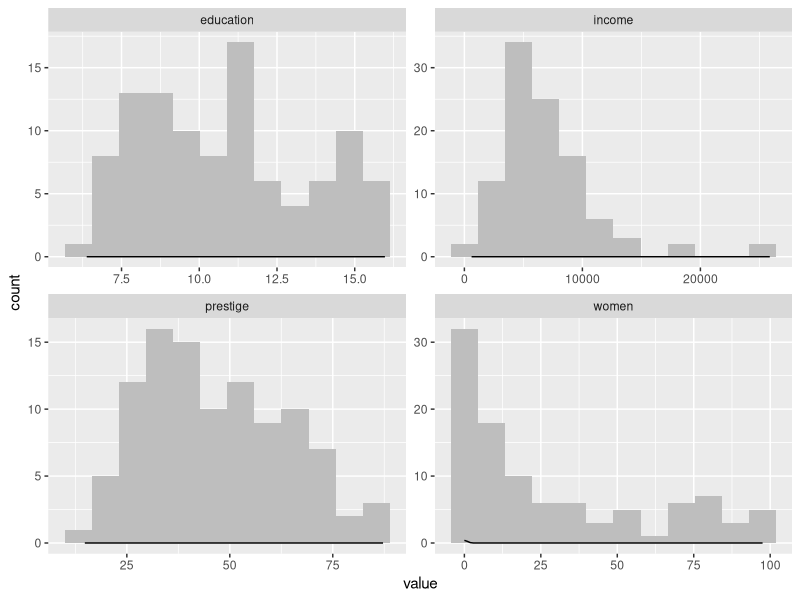
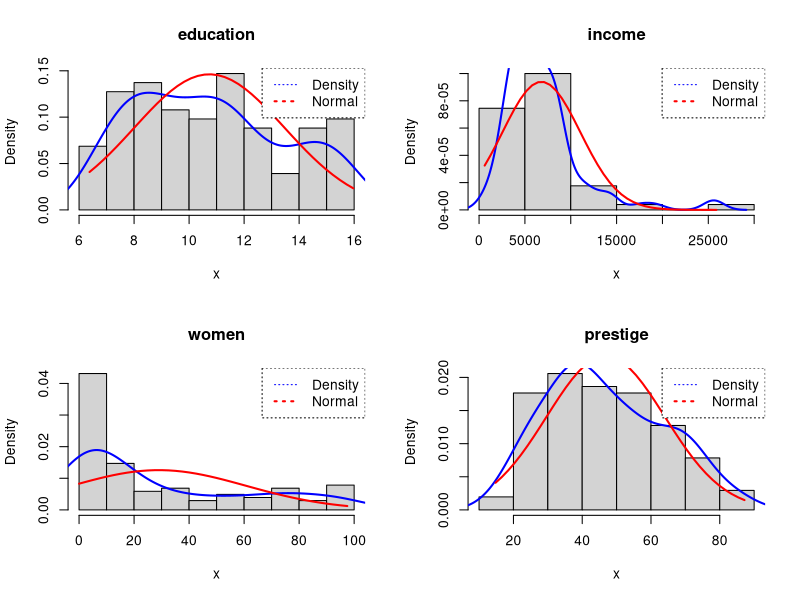
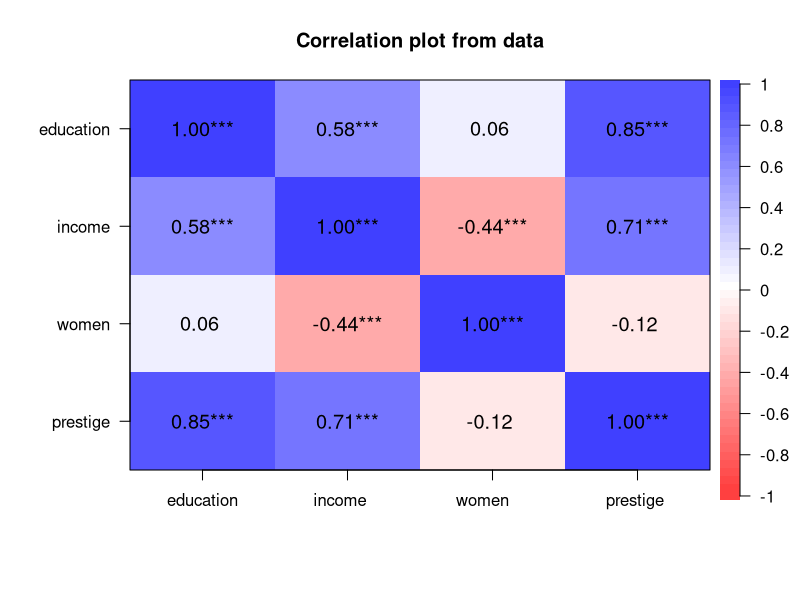
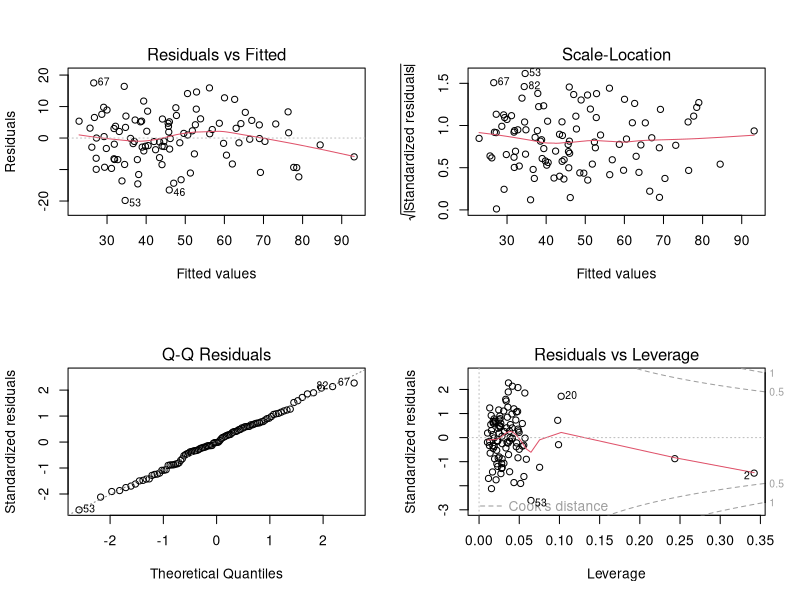

Generate these figures, in order, with R:
## ---- chunk 1
knitr::opts_chunk$set(echo = TRUE)
## ---- chunk 2
library(readr)
df <- read_csv("Women_Prestige_Data.csv")
head(df)
## ---- chunk 3
# Checking data type:
str(df)
## ---- chunk 4
# Data distribution:
library(purrr)
library(tidyr)
library(ggplot2)
par(mfrow= c(3, 3))
df %>%
  keep(is.numeric) %>% subset(select=-c(census))%>%
  gather() %>% 
  ggplot(aes(value)) +
    facet_wrap(~ key, scales = "free") +
    geom_histogram(aes(y = ..count..), bins=12, fill = "grey") +
    stat_function(fun = dnorm)
    
## ---- chunk 5
# Graphs to check data distribution:
# Create a function that helps create graphs:
histDenNorm <- function (x, main = "") {
   hist(x, prob = TRUE, main = main) # Histogram
   lines(density(x), col = "blue", lwd = 2) # Density 
   x2 <- seq(min(x), max(x), length = 40)
   f <- dnorm(x2, mean(x), sd(x))
   lines(x2, f, col = "red", lwd = 2) # Normal
   legend("topright", c("Density", "Normal"), box.lty = 3,
          lty = 3, col = c("blue", "red"), lwd = c(1, 2, 2))
}
png(file="images/R graphs.png",
width=600, height=350)
x <- df$education
y <- df$income
z <- df$women
v <- df$prestige
par(mfrow= c(2,2))
histDenNorm(x, main = "education")
histDenNorm(y, main = "income")
histDenNorm(z, main = "women")
histDenNorm(v, main = "prestige")
dev.off()
## ---- chunk 6
# Correlation heatmap:
library(psych)
png(file="images/R heatmap.png",
width=600, height=350)
df1 <- subset(df, select=-c(census, occupation_name, type))
corPlot(df1, cex = 1.2, numbers=TRUE,stars=TRUE)
dev.off()
## ---- chunk 7
# Linear regression
full.model <- lm(prestige ~ education + income + women, data=df)
reduced.model <- step(full.model, direction = "backward")
summary(reduced.model)
## ---- chunk 8
fit <- lm(prestige ~ education + income + women, data=df)
summary(fit)
## ---- chunk 9
# diagnostic plots
png(file="images/R diagnostic plots.png",
width=600, height=350)
layout(matrix(c(1,2,3,4),2,2)) # optional 4 graphs/page
plot(fit)
dev.off()
